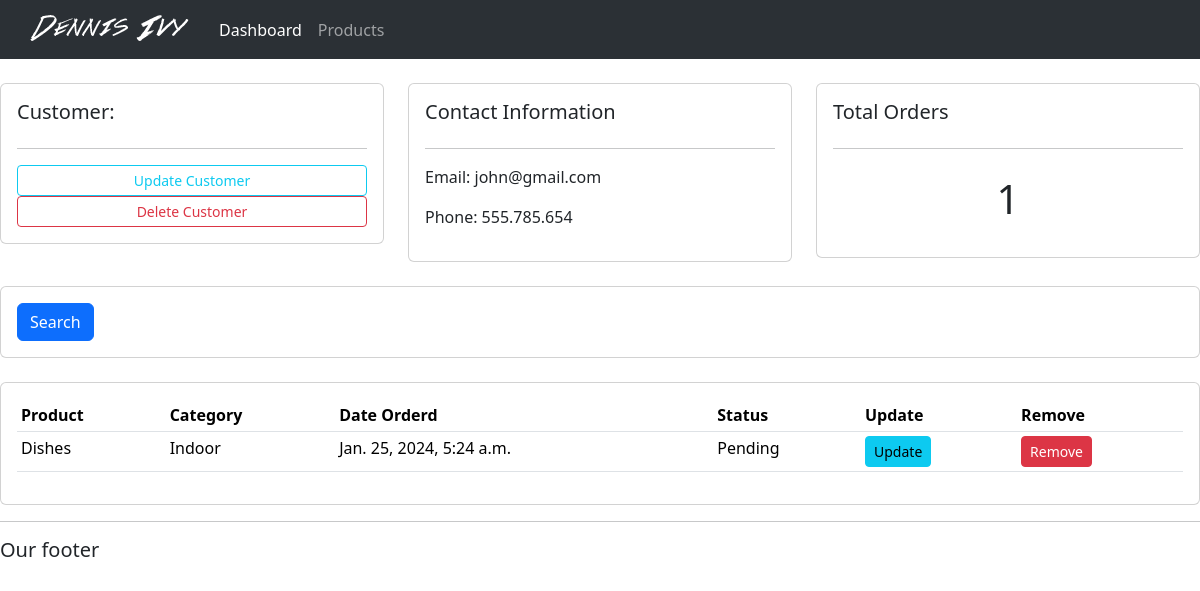
Screenshot of /customer/1 with the database file from the repository.
### accounts/models.py (models this page shows, shortened)
class Customer(models.Model):
  name = models.CharField(max_length=200, null=True)
  phone = models.CharField(max_length=200, null=True)
  email = models.CharField(max_length=200, null=True)
  date_created = models.DateTimeField(auto_now_add=True)

class Order(models.Model):
  STATUS = (
    ('Pending', 'Pending'),
    ('Out for delivery', 'Out for delivery'),
    ('delivered', 'Delivered')
  )
  customer = models.ForeignKey(Customer, null=True, on_delete=models.SET_NULL)
  product = models.ForeignKey(Product, null=True, on_delete=models.SET_NULL)
  date_created = models.DateTimeField(auto_now_add=True)
  status = models.CharField(max_length=200, null=True, choices=STATUS)

class Product(models.Model):
  STATUS = (
    ('Indoor', 'Indoor'),
    ('Out Door', 'Out Door'),
  )
  name = models.CharField(max_length=200, null=True)
  price = models.FloatField(null=True)
  category = models.CharField(max_length=200, null=True, choices=STATUS)
  description = models.CharField(max_length=200, null=True, blank=True)
  date_created = models.DateTimeField(auto_now_add=True)
  tags = models.ManyToManyField(Tag)
  def __str__(self):
    return self.name

### accounts/views.py (the view)
# urls.py: path('customer/<str:pk>', views.customer, name="customer"),
def customer(request, pk):
  customer = Customer.objects.get(id=pk)
  orders = customer.order_set.all()
  order_count = orders.count()
  context = {'customer': customer, 'orders': orders, 'order_count': order_count}
  return render(request, 'accounts/customer.html', context)

### accounts/templates/accounts/customer.html
{% extends 'accounts/main.html' %} {% block content %}
<br />
<div class="row">
  <div class="col-md">
    <div class="card card-body">
      <h5>Customer:</h5>
      <hr />
      <a class="btn btn-outline-info btn-sm btn-block" href=""
        >Update Customer</a
      >
      <a class="btn btn-outline-danger btn-sm btn-block" href=""
        >Delete Customer</a
      >
    </div>
  </div>
  <div class="col-md">
    <div class="card card-body">
      <h5>Contact Information</h5>
      <hr />
      <p>Email: {{customer.email}}</p>
      <p>Phone: {{customer.phone}}</p>
    </div>
  </div>
  <div class="col-md">
    <div class="card card-body">
      <h5>Total Orders</h5>
      <hr />
      <h1 style="text-align: center; padding: 10px">{{order_count}}</h1>
    </div>
  </div>
</div>
<br />
<div class="row">
  <div class="col">
    <div class="card card-body">
      <form method="get">
        <button class="btn btn-primary" type="submit">Search</button>
      </form>
    </div>
  </div>
</div>
<br />
<div class="row">
  <div class="col-md">
    <div class="card card-body">
      <table class="table table-sm">
        <tr>
          <th>Product</th>
          <th>Category</th>
          <th>Date Orderd</th>
          <th>Status</th>
          <th>Update</th>
          <th>Remove</th>
        </tr>
        {% for order in orders %}
        <tr>
          <td>{{order.product}}</td>
          <td>{{order.product.category}}</td>
          <td>{{order.date_created}}</td>
          <td>{{order.status}}</td>
          <td><a class="btn btn-sm btn-info" href="">Update</a></td>
          <td><a class="btn btn-sm btn-danger" href="">Remove</a></td>
        </tr>
        {% endfor%}
      </table>
    </div>
  </div>
</div>
{% endblock content %}

### static/css/main.css (style rules this page uses)
body { background-color: #ebeff5; }

### rows the page displays
Customer: email "john@gmail.com", phone "555.785.654"
Order: product "Dishes", product.category "Indoor", date_created "Jan. 25, 2024, 5:24 a.m.", status "Pending"

### other values shown
{{ order_count }} "1"
